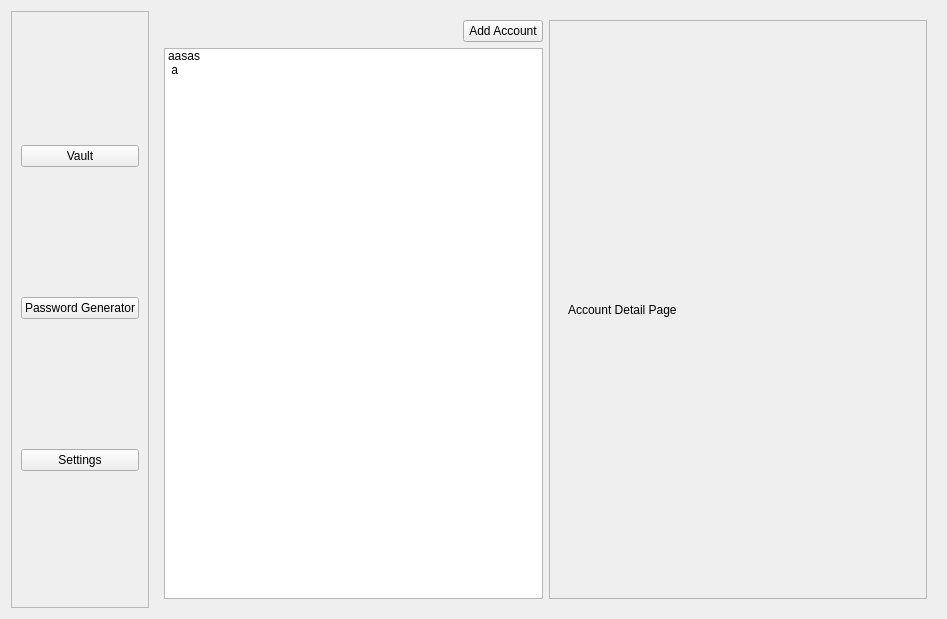
<?xml version="1.0" encoding="UTF-8"?>
<ui version="4.0">
 <class>Dashboard</class>
 <widget class="QWidget" name="Dashboard">
  <property name="geometry">
   <rect>
    <x>0</x>
    <y>0</y>
    <width>947</width>
    <height>619</height>
   </rect>
  </property>
  <property name="windowTitle">
   <string>Form</string>
  </property>
  <layout class="QHBoxLayout" name="horizontalLayout_2">
   <item>
    <layout class="QVBoxLayout" name="verticalLayout_2">
     <item>
      <widget class="QFrame" name="frame">
       <property name="frameShape">
        <enum>QFrame::Shape::StyledPanel</enum>
       </property>
       <property name="frameShadow">
        <enum>QFrame::Shadow::Raised</enum>
       </property>
       <layout class="QVBoxLayout" name="verticalLayout_7">
        <item>
         <widget class="QPushButton" name="VaultButton">
          <property name="text">
           <string>Vault</string>
          </property>
         </widget>
        </item>
        <item>
         <widget class="QPushButton" name="passwordGeneratorButton">
          <property name="text">
           <string>Password Generator</string>
          </property>
         </widget>
        </item>
        <item>
         <widget class="QPushButton" name="SettingsButton">
          <property name="text">
           <string>Settings</string>
          </property>
         </widget>
        </item>
       </layout>
      </widget>
     </item>
    </layout>
   </item>
   <item>
    <widget class="QStackedWidget" name="dashboardPages">
     <property name="currentIndex">
      <number>0</number>
     </property>
     <widget class="QWidget" name="vaultPage">
      <layout class="QHBoxLayout" name="horizontalLayout_3">
       <item>
        <layout class="QVBoxLayout" name="verticalLayout_3">
         <item alignment="Qt::AlignmentFlag::AlignRight">
          <widget class="QPushButton" name="addAccountButton">
           <property name="text">
            <string>Add Account</string>
           </property>
          </widget>
         </item>
         <item>
          <layout class="QHBoxLayout" name="horizontalLayout_4">
           <item>
            <widget class="QListWidget" name="listWidget">
             <item>
              <property name="text">
               <string>aasas 
 a</string>
              </property>
             </item>
            </widget>
           </item>
          </layout>
         </item>
        </layout>
       </item>
       <item>
        <layout class="QVBoxLayout" name="verticalLayout_4">
         <item>
          <widget class="QFrame" name="frame_3">
           <property name="frameShape">
            <enum>QFrame::Shape::StyledPanel</enum>
           </property>
           <property name="frameShadow">
            <enum>QFrame::Shadow::Raised</enum>
           </property>
           <layout class="QVBoxLayout" name="verticalLayout_8">
            <item>
             <widget class="QStackedWidget" name="accountPanel">
              <property name="maximumSize">
               <size>
                <width>16777207</width>
                <height>16777215</height>
               </size>
              </property>
              <property name="currentIndex">
               <number>1</number>
              </property>
              <widget class="QWidget" name="emptyAccountPage">
               <layout class="QVBoxLayout" name="verticalLayout">
                <item alignment="Qt::AlignmentFlag::AlignHCenter|Qt::AlignmentFlag::AlignVCenter">
                 <widget class="QLabel" name="label">
                  <property name="sizePolicy">
                   <sizepolicy hsizetype="Preferred" vsizetype="Preferred">
                    <horstretch>0</horstretch>
                    <verstretch>0</verstretch>
                   </sizepolicy>
                  </property>
                  <property name="text">
                   <string>Select / Create a account  to view details</string>
                  </property>
                 </widget>
                </item>
               </layout>
              </widget>
              <widget class="QWidget" name="accountDetailPage">
               <layout class="QVBoxLayout" name="verticalLayout_6">
                <item>
                 <widget class="QLabel" name="label_7">
                  <property name="text">
                   <string>Account Detail Page</string>
                  </property>
                 </widget>
                </item>
               </layout>
              </widget>
              <widget class="QWidget" name="createAccountPage">
               <layout class="QVBoxLayout" name="verticalLayout_5">
                <item>
                 <spacer name="verticalSpacer_3">
                  <property name="orientation">
                   <enum>Qt::Orientation::Vertical</enum>
                  </property>
                  <property name="sizeHint" stdset="0">
                   <size>
                    <width>20</width>
                    <height>40</height>
                   </size>
                  </property>
                 </spacer>
                </item>
                <item alignment="Qt::AlignmentFlag::AlignHCenter">
                 <widget class="QLabel" name="label_6">
                  <property name="text">
                   <string>Add Your Account</string>
                  </property>
                 </widget>
                </item>
                <item>
                 <spacer name="verticalSpacer_6">
                  <property name="orientation">
                   <enum>Qt::Orientation::Vertical</enum>
                  </property>
                  <property name="sizeHint" stdset="0">
                   <size>
                    <width>20</width>
                    <height>40</height>
                   </size>
                  </property>
                 </spacer>
                </item>
                <item alignment="Qt::AlignmentFlag::AlignLeft|Qt::AlignmentFlag::AlignBottom">
                 <widget class="QLabel" name="accountTitleLabel">
                  <property name="text">
                   <string>Platform Name</string>
                  </property>
                 </widget>
                </item>
                <item>
                 <widget class="QLineEdit" name="lineEdit"/>
                </item>
                <item>
                 <spacer name="verticalSpacer_2">
                  <property name="orientation">
                   <enum>Qt::Orientation::Vertical</enum>
                  </property>
                  <property name="sizeHint" stdset="0">
                   <size>
                    <width>20</width>
                    <height>40</height>
                   </size>
                  </property>
                 </spacer>
                </item>
                <item alignment="Qt::AlignmentFlag::AlignBottom">
                 <widget class="QLabel" name="label_4">
                  <property name="text">
                   <string>Platform Email</string>
                  </property>
                 </widget>
                </item>
                <item>
                 <widget class="QLineEdit" name="lineEdit_2"/>
                </item>
                <item>
                 <spacer name="verticalSpacer_4">
                  <property name="orientation">
                   <enum>Qt::Orientation::Vertical</enum>
                  </property>
                  <property name="sizeHint" stdset="0">
                   <size>
                    <width>20</width>
                    <height>40</height>
                   </size>
                  </property>
                 </spacer>
                </item>
                <item alignment="Qt::AlignmentFlag::AlignBottom">
                 <widget class="QLabel" name="label_5">
                  <property name="text">
                   <string>Platform Password</string>
                  </property>
                 </widget>
                </item>
                <item>
                 <layout class="QHBoxLayout" name="horizontalLayout_10">
                  <property name="spacing">
                   <number>3</number>
                  </property>
                  <property name="bottomMargin">
                   <number>83</number>
                  </property>
                  <item>
                   <widget class="QLineEdit" name="lineEdit_3"/>
                  </item>
                  <item>
                   <widget class="QPushButton" name="pushButton_2">
                    <property name="text">
                     <string>Auto Generate</string>
                    </property>
                   </widget>
                  </item>
                 </layout>
                </item>
                <item>
                 <spacer name="verticalSpacer_5">
                  <property name="orientation">
                   <enum>Qt::Orientation::Vertical</enum>
                  </property>
                  <property name="sizeHint" stdset="0">
                   <size>
                    <width>20</width>
                    <height>40</height>
                   </size>
                  </property>
                 </spacer>
                </item>
                <item>
                 <widget class="QPushButton" name="pushButton">
                  <property name="text">
                   <string>Add Account</string>
                  </property>
                 </widget>
                </item>
                <item>
                 <spacer name="verticalSpacer">
                  <property name="orientation">
                   <enum>Qt::Orientation::Vertical</enum>
                  </property>
                  <property name="sizeHint" stdset="0">
                   <size>
                    <width>20</width>
                    <height>40</height>
                   </size>
                  </property>
                 </spacer>
                </item>
               </layout>
              </widget>
             </widget>
            </item>
           </layout>
          </widget>
         </item>
        </layout>
       </item>
      </layout>
     </widget>
     <widget class="QWidget" name="passwordGeneratorPage">
      <layout class="QVBoxLayout" name="verticalLayout_9">
       <item>
        <widget class="QLabel" name="label_2">
         <property name="text">
          <string>Password Generator</string>
         </property>
        </widget>
       </item>
      </layout>
     </widget>
     <widget class="QWidget" name="settingsPage">
      <layout class="QVBoxLayout" name="verticalLayout_10">
       <item>
        <widget class="QLabel" name="label_3">
         <property name="text">
          <string>SettingsPage</string>
         </property>
        </widget>
       </item>
      </layout>
     </widget>
    </widget>
   </item>
  </layout>
 </widget>
 <resources/>
 <connections/>
</ui>
